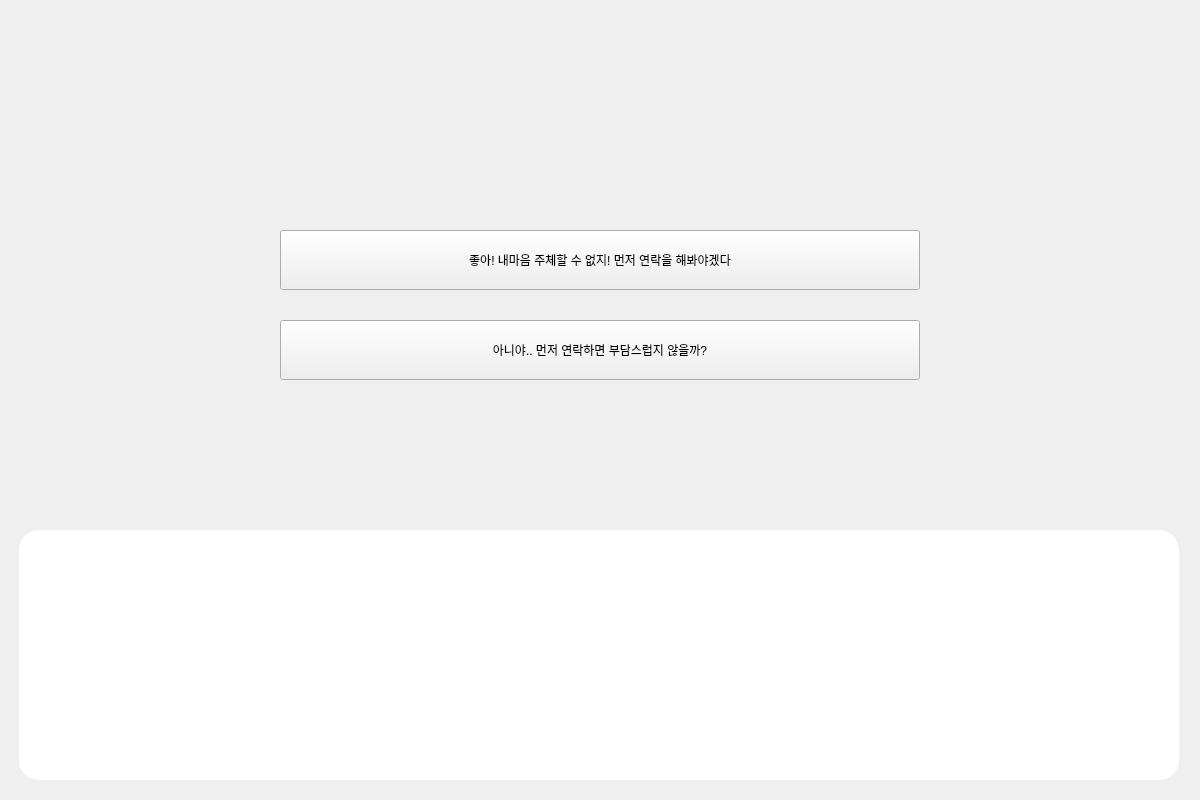
<?xml version="1.0" encoding="UTF-8"?>
<ui version="4.0">
 <class>MainWindow</class>
 <widget class="QMainWindow" name="MainWindow">
  <property name="geometry">
   <rect>
    <x>0</x>
    <y>0</y>
    <width>1200</width>
    <height>800</height>
   </rect>
  </property>
  <property name="windowTitle">
   <string>sin3</string>
  </property>
  <widget class="QWidget" name="centralwidget">
   <widget class="QLabel" name="label">
    <property name="geometry">
     <rect>
      <x>0</x>
      <y>0</y>
      <width>1200</width>
      <height>800</height>
     </rect>
    </property>
    <property name="toolTipDuration">
     <number>-1</number>
    </property>
    <property name="text">
     <string/>
    </property>
    <property name="pixmap">
     <pixmap>집 이미지.png</pixmap>
    </property>
    <property name="scaledContents">
     <bool>true</bool>
    </property>
   </widget>
   <widget class="QPlainTextEdit" name="plainTextEdit">
    <property name="geometry">
     <rect>
      <x>19</x>
      <y>530</y>
      <width>1160</width>
      <height>250</height>
     </rect>
    </property>
    <property name="mouseTracking">
     <bool>false</bool>
    </property>
    <property name="autoFillBackground">
     <bool>false</bool>
    </property>
    <property name="styleSheet">
     <string notr="true">border-radius:20px;
background-color:rgb(255, 255, 255)</string>
    </property>
    <property name="plainText">
     <string/>
    </property>
   </widget>
   <widget class="QPushButton" name="pushButton_2">
    <property name="geometry">
     <rect>
      <x>280</x>
      <y>230</y>
      <width>640</width>
      <height>60</height>
     </rect>
    </property>
    <property name="text">
     <string>좋아! 내마음 주체할 수 없지! 먼저 연락을 해봐야겠다</string>
    </property>
   </widget>
   <widget class="QPushButton" name="pushButton">
    <property name="geometry">
     <rect>
      <x>280</x>
      <y>320</y>
      <width>640</width>
      <height>60</height>
     </rect>
    </property>
    <property name="text">
     <string>아니야.. 먼저 연락하면 부담스럽지 않을까?</string>
    </property>
   </widget>
  </widget>
 </widget>
 <resources/>
 <connections/>
</ui>
